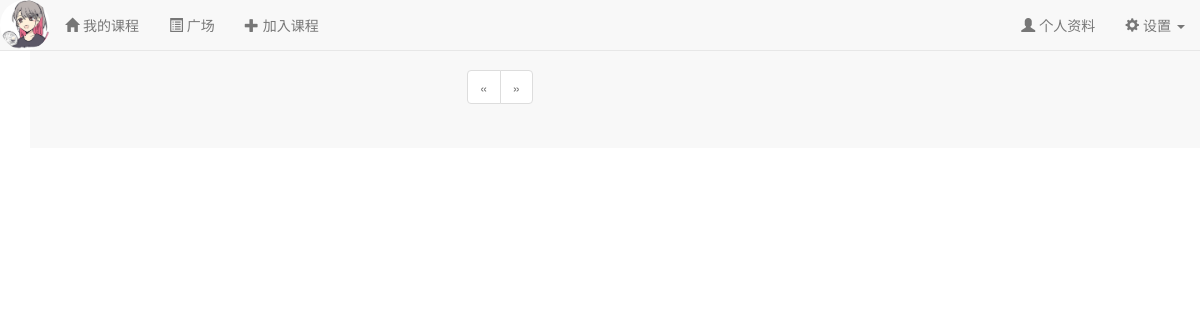
The app's page /course/announcement/201701 (signed in), older data.
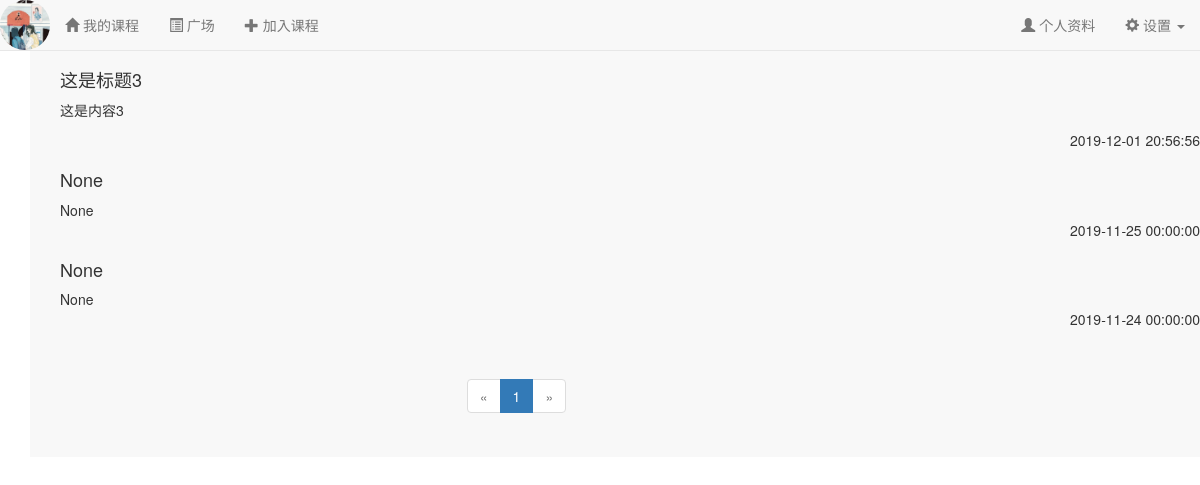
The same page, newer data.
### app/models.py (models this page shows, shortened)
class User(UserMixin, db.Model):
    __tablename__ = 'users'
    id = db.Column(db.Integer, primary_key=True)
    name = db.Column(db.String(64)) #真实姓名(不同于用户名)
    location = db.Column(db.String(64)) #位置
    about_me = db.Column(db.Text()) #个人介绍
    member_since = db.Column(db.DateTime(), default=localtime)    #注册时间
    last_seen = db.Column(db.DateTime(), default=localtime)   #最后一次访问的时间
    email = db.Column(db.String(64), unique=True, index=True)   #电子邮箱
    nickname = db.Column(db.String(64))    #昵称
    role_id = db.Column(db.Integer, db.ForeignKey('roles.id'))  #角色id
    password_hash = db.Column(db.String(128))   #密码hash
    confirmed = db.Column(db.Boolean, default=False)    #是否已经确认账户
    headicon_url = db.Column(db.String(64)) #头像图标的url
    student = db.relationship('Student', backref='user', uselist=False) #通过Student的user字段拿到用户信息
    teacher = db.relationship('Teacher', backref='user', uselist=False) #通过Teacher的user字段拿到用户信息
    posts = db.relationship('Post', backref='author', lazy='dynamic') #该用户发布的动态
    followed = db.relationship('Follow',
                               foreign_keys=[Follow.follower_id],
                               backref=db.backref('follower', lazy='joined'),
                               lazy='dynamic',
                               cascade='all, delete-orphan')
    followers = db.relationship('Follow',
                               foreign_keys=[Follow.followed_id],
                               backref=db.backref('followed', lazy='joined'),
                               lazy='dynamic',
                               cascade='all, delete-orphan')
    comments = db.relationship('Comment', backref='author', lazy='dynamic') #该用户发表的评论
    @property
    def password(self):
        raise AttributeError('Password is not a readable attribute!')
    @login_manager.user_loader
    def load_user(user_id):
        return User.query.get(int(user_id))
    def ping(self):
        self.last_seen = localtime()
        db.session.add(self)
        db.session.commit()

class Announcement(db.Model):
    __tablename__ = 'announcements'
    course_id = db.Column(db.Integer, db.ForeignKey('courses.course_id'), primary_key=True)
    timestamp = db.Column(db.DateTime, default=localtime, primary_key=True)
    title = db.Column(db.Text) #公告标题
    body = db.Column(db.Text) #原公告内容
    body_html = db.Column(db.Text) #富文本形式

### app/course/views.py (the view)
@course.route('/announcement/<int:course_id>')
@login_required
def announcement(course_id):
    page = request.args.get('page', 1, type=int)
    pagination = Announcement.query.filter_by(course_id=course_id).order_by(Announcement.timestamp.desc()).paginate(
        page, per_page=current_app.config['FLASKY_COURSE_PER_PAGE'],
        error_out=False)
    announcements = [item for item in pagination.items]
    return render_template('course/announcement.html', announcements=announcements, pagination=pagination,
                           course_id=course_id)

### app/auth/views.py (called while the page is built)
@auth.before_app_request
def before_request():
    if current_user.is_authenticated:
        current_user.ping()
        if not current_user.confirmed \
                and request.endpoint \
                and request.blueprint != 'auth' \
                and request.endpoint != 'static':
            return redirect(url_for('auth.unconfirmed'))

### app/main/__init__.py (called while the page is built)
@main.app_context_processor
def inject_permissions():
    return dict(Permission=Permission)

### app/utils.py (called while the page is built)
def localtime():
    time_str = datetime.datetime.now().strftime('%Y-%m-%d %H:%M:%S')
    return datetime.datetime.strptime(time_str,"%Y-%m-%d %H:%M:%S")

### app/templates/course/announcement.html (shortened to what this page needs)
{% extends "/base.html" %}
{% import "/_macros.html" as macros %}
{% block page_content %}
<div class="container navbar-default" style="height:100%;padding-top:30px;">
    <div class="container">
        {% for each in announcements %}
        <div style="padding-top:30px">
            <h4>{{ each.title }}</h4>
            <div style="width:100%;word-wrap:break-word">
                {{ each.body_html | safe }}
            </div>
            <p style="float:right">{{ each.timestamp }}</p>
        </div>
        {% endfor %}
    </div>
    <div class="pagination" style="margin-left:37%">
        {{ macros.pagination_widget(pagination, 'course.announcement', course_id=course_id) }}
    </div>
</div>
{% endblock %}

### app/templates/base.html (shortened to what this page needs)
{% extends "bootstrap/base.html" %}
{% block head %}
{{ super() }}
{% endblock %}
{% block navbar %}
<nav class="navbar navbar-default navbar-fixed-top" >
    <div class="container-fluid">
        <div class="navbar-header">
            <div class="navbar-brand" style="padding:1%">
                <a href="{{ url_for('main.user', email=current_user.email) }}">
                    <img src="{{ url_for('static', filename='headicon/'+current_user.headicon_url) }}" class="img-circle" style="height:100%;" />
                </a>
            </div>
        </div>
        <div class="collapse navbar-collapse" id="navbar-collapse">
            <ul class="nav navbar-nav">
                <li><a href="{{ url_for('course.index') }}"><span class="glyphicon glyphicon-home"></span>&nbsp;{% if current_user.role.name == 'Student' %}我的课程{% else %}我开的课{% endif %}</a></li>
                <li><a href="{{ url_for('forum.index') }}"><span class="glyphicon glyphicon-list-alt"></span>&nbsp;广场</a></li>
                <li><a href="{{ url_for('course.join_course') }}"><span class="glyphicon glyphicon-plus"></span>&nbsp;{% if current_user.role.name == 'Student' %}加入课程{% else %}创建课程{% endif %}</a></li>
            </ul>
            <ul class="nav navbar-nav navbar-right ">
                <li>
                    <a href="{{ url_for('main.user', email=current_user.email) }}">
                        <span class="glyphicon glyphicon-user"></span>
                        个人资料
                    </a>
                </li>
                <li class="dropdown">
                    <a class="dropdown-toggle" data-toggle="dropdown" href="#">
                        <span class="glyphicon glyphicon-cog"></span>&nbsp;设置
                        <b class="caret"></b>
                    </a>
                </li>
            </ul>
        </div>
    </div>
</nav>
{% endblock %}
{% block content %}
<div class="container">
    {% block page_content %}{% endblock %}
</div>
{% endblock %}

Row changes from the older to the newer data that the page shows:
changed User: headicon_url: picture added in place of a placeholder
added Announcement: title "这是标题3", body_html "这是内容3", timestamp "2019-12-01 20:56:56"
added Announcement: title "None", body_html "None", timestamp "2019-11-25 00:00:00"
added Announcement: title "None", body_html "None", timestamp "2019-11-24 00:00:00"
Text that changed along with them:
new list line: "1"
